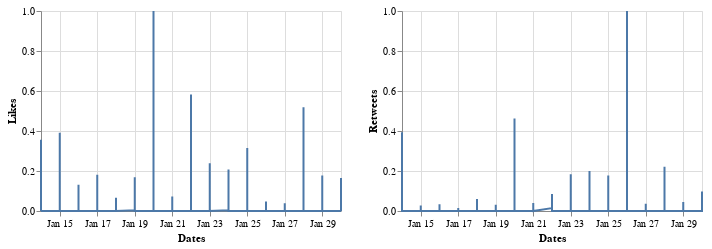

The notebook cell this image was saved under:
### Markdown cell above
The line chart is created:

### Code cell
alt.data_transformers.disable_max_rows()

c1_jan = alt.Chart(df_likes_jan).mark_line().encode(
    x="monthdate(Dates):T",
    y="Likes"
).properties(
    width=300,
    height=200
)
c1_jan.encoding.x.title = 'Dates'

c2_jan = alt.Chart(df_retweets_jan).mark_line().encode(
    x="monthdate(Dates):T",
    y="Retweets"
).properties(
    width=300,
    height=200
)
c2_jan.encoding.x.title = 'Dates'

alt.hconcat(c1_jan, c2_jan)

### Figure 1 — Vega-Lite specification as saved in the notebook (floating-point values rounded to 4 significant figures; data arrays with more than 128 entries replaced by an {"elided": "..."} marker saying what was removed)
{"config": {"view": {"continuousWidth": 400, "continuousHeight": 300}}, "hconcat": [{"data": {"name": "data-e356343646bdf81b1dc1cf7562f539a3"}, "mark": "line", "encoding": {"x": {"type": "temporal", "field": "Dates", "timeUnit": "monthdate", "title": "Dates"}, "y": {"type": "quantitative", "field": "Likes"}}, "height": 200, "width": 300}, {"data": {"name": "data-f76fcfff2ed398e1a2a78f7095371c24"}, "mark": "line", "encoding": {"x": {"type": "temporal", "field": "Dates", "timeUnit": "monthdate", "title": "Dates"}, "y": {"type": "quantitative", "field": "Retweets"}}, "height": 200, "width": 300}], "$schema": "https://vega.github.io/schema/vega-lite/v4.8.1.json", "datasets": {"data-e356343646bdf81b1dc1cf7562f539a3": {"elided": "7074 records"}, "data-f76fcfff2ed398e1a2a78f7095371c24": {"elided": "7074 records"}}}
